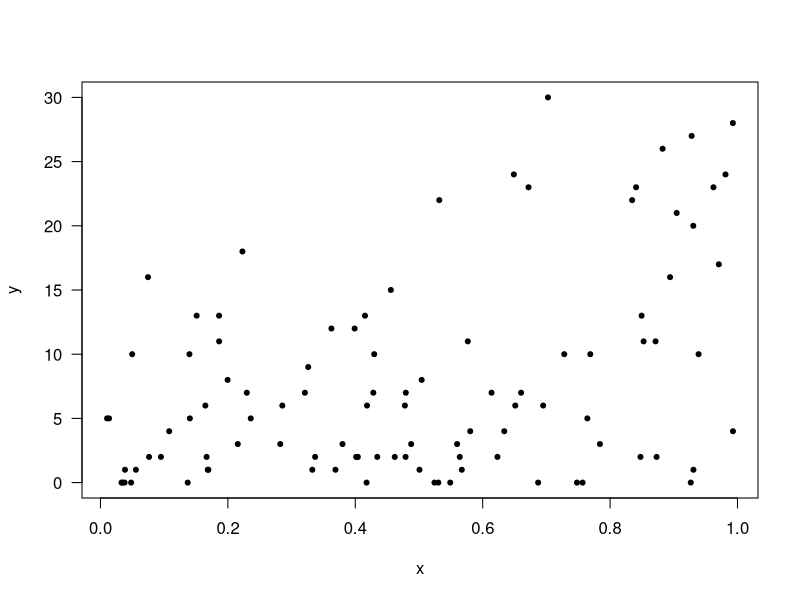

Recreate this plot in R.
# En este ejemplo vamos a crear unos datos artificiales
# y vamos a modificar la tasa media de exitos para simular
# valores de Y que difieran en el intervalo de observacion.

# Y representa el numero de pacientes contagiados por intervalo.
# El intervalo sera: dia (1), semanana (7), quincena (15), mes (30)

# Los parametros ----------------------------------------------------------
b0 <- -1
b1 <- 1
betas <- c(b0, b1)

# Creando los datos -------------------------------------------------------
n <- 100
x <- runif(n=n, min=0, max=1)
intervalo <- sample(x=c(1, 7, 15, 30), size=n, replace=TRUE)
lambda <- exp(b0 + b1 * x)
lambda_transf <- lambda * intervalo
y <- rpois(n=n, lambda=lambda_transf)

head(cbind(x, intervalo, lambda, lambda_transf, y), n=15)

# Explorando los datos ----------------------------------------------------
plot(y=y, x=x, las=1, pch=20)

# Naive model -------------------------------------------------------------
mod1 <- glm(y ~ x, family=poisson(link="log"))
coef(mod1)
betas
mean((betas - coef(mod1))^2) # Error cuadratico medio

# Correct model using offset ----------------------------------------------
mod2 <- glm(y ~ x, family=poisson(link="log"), 
            offset=log(intervalo))
coef(mod2)
betas
mean((betas - coef(mod2))^2) # Error cuadratico medio


# Tentacion, no lo haga por favor -----------------------------------------
mod3 <- glm(y/intervalo ~ x, family=poisson(link="log"))
coef(mod3)
betas
mean((betas - coef(mod3))^2) # Error cuadratico medio

